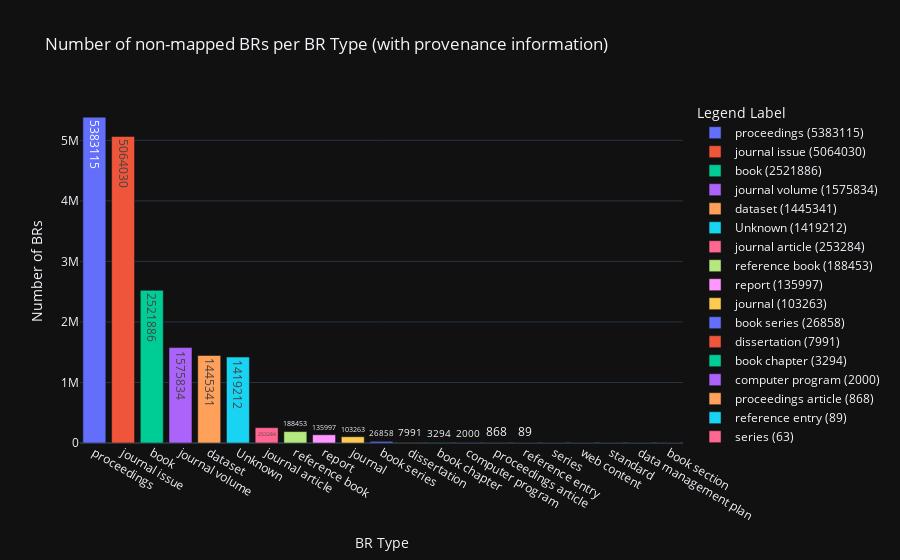

This figure's notebook cell:
### Code cell
import pandas as pd
import plotly.express as px


# Create a DataFrame
df = pd.DataFrame(analysis_results).T
df['omid_only_sum'] = df.apply(lambda row: sum(item.get('omid_only', 0) if isinstance(item, dict) else 0 for item in row), axis=1)
df['other_pids_sum'] = df.apply(lambda row: sum(item.get('other_pids', 0) if isinstance(item, dict) else 0 for item in row), axis=1)
df['Number of BRs'] = df['omid_only_sum'] + df['other_pids_sum']



# Reset the index to have 'br types' as a regular column
df.reset_index(inplace=True)
df.rename(columns={'index': 'BR Type'}, inplace=True)
df['BR Type'].replace('', 'Unknown', inplace=True)  # Replace empty type string with 'Unknown'

# Create a new column for the legend labels
df['Legend Label'] = df['BR Type'] + ' (' + df['Number of BRs'].astype(str) + ')'


# Create the bar chart
fig = px.bar(df, x='BR Type', y='Number of BRs', text='Number of BRs', color='Legend Label',
             # labels={'Number of BRs': 'Number of BRs', 'omid_only_sum': 'Omid Only', 'With other PIDs': 'other_pids_sum'},
             title='Number of non-mapped BRs per BR Type (with provenance information)',
             hover_name='Legend Label',
             hover_data=['omid_only_sum', 'other_pids_sum'],
             # custom_data=df[df.columns[1:13]].fillna('0')
             )

# Customize the layout
fig.update_layout(xaxis_title='BR Type', yaxis_title='Number of BRs')

### Figure 1 — Plotly figure (JSON) as saved in the notebook; plotly's stock layout.template omitted (floating-point values rounded to 4 significant figures)
{"data": [{"alignmentgroup": "True", "customdata": [[5371580, 11535]], "hovertemplate": "<b>%{hovertext}</b><br><br>Legend Label=proceedings (5383115)<br>BR Type=%{x}<br>Number of BRs=%{text}<br>omid_only_sum=%{customdata[0]}<br>other_pids_sum=%{customdata[1]}<extra></extra>", "hovertext": ["proceedings (5383115)"], "legendgroup": "proceedings (5383115)", "marker": {"color": "#636efa", "pattern": {"shape": ""}}, "name": "proceedings (5383115)", "offsetgroup": "proceedings (5383115)", "orientation": "v", "showlegend": true, "text": [5383000.0], "textposition": "auto", "x": ["proceedings"], "xaxis": "x", "y": [5383115], "yaxis": "y", "type": "bar"}, {"alignmentgroup": "True", "customdata": [[4983903, 80127]], "hovertemplate": "<b>%{hovertext}</b><br><br>Legend Label=journal issue (5064030)<br>BR Type=%{x}<br>Number of BRs=%{text}<br>omid_only_sum=%{customdata[0]}<br>other_pids_sum=%{customdata[1]}<extra></extra>", "hovertext": ["journal issue (5064030)"], "legendgroup": "journal issue (5064030)", "marker": {"color": "#EF553B", "pattern": {"shape": ""}}, "name": "journal issue (5064030)", "offsetgroup": "journal issue (5064030)", "orientation": "v", "showlegend": true, "text": [5064000.0], "textposition": "auto", "x": ["journal issue"], "xaxis": "x", "y": [5064030], "yaxis": "y", "type": "bar"}, {"alignmentgroup": "True", "customdata": [[2411651, 110235]], "hovertemplate": "<b>%{hovertext}</b><br><br>Legend Label=book (2521886)<br>BR Type=%{x}<br>Number of BRs=%{text}<br>omid_only_sum=%{customdata[0]}<br>other_pids_sum=%{customdata[1]}<extra></extra>", "hovertext": ["book (2521886)"], "legendgroup": "book (2521886)", "marker": {"color": "#00cc96", "pattern": {"shape": ""}}, "name": "book (2521886)", "offsetgroup": "book (2521886)", "orientation": "v", "showlegend": true, "text": [2522000.0], "textposition": "auto", "x": ["book"], "xaxis": "x", "y": [2521886], "yaxis": "y", "type": "bar"}, {"alignmentgroup": "True", "customdata": [[1575739, 95]], "hovertemplate": "<b>%{hovertext}</b><br><br>Legend Label=journal volume (1575834)<br>BR Type=%{x}<br>Number of BRs=%{text}<br>omid_only_sum=%{customdata[0]}<br>other_pids_sum=%{customdata[1]}<extra></extra>", "hovertext": ["journal volume (1575834)"], "legendgroup": "journal volume (1575834)", "marker": {"color": "#ab63fa", "pattern": {"shape": ""}}, "name": "journal volume (1575834)", "offsetgroup": "journal volume (1575834)", "orientation": "v", "showlegend": true, "text": [1576000.0], "textposition": "auto", "x": ["journal volume"], "xaxis": "x", "y": [1575834], "yaxis": "y", "type": "bar"}, {"alignmentgroup": "True", "customdata": [[0, 1445341]], "hovertemplate": "<b>%{hovertext}</b><br><br>Legend Label=dataset (1445341)<br>BR Type=%{x}<br>Number of BRs=%{text}<br>omid_only_sum=%{customdata[0]}<br>other_pids_sum=%{customdata[1]}<extra></extra>", "hovertext": ["dataset (1445341)"], "legendgroup": "dataset (1445341)", "marker": {"color": "#FFA15A", "pattern": {"shape": ""}}, "name": "dataset (1445341)", "offsetgroup": "dataset (1445341)", "orientation": "v", "showlegend": true, "text": [1445000.0], "textposition": "auto", "x": ["dataset"], "xaxis": "x", "y": [1445341], "yaxis": "y", "type": "bar"}, {"alignmentgroup": "True", "customdata": [[428192, 991020]], "hovertemplate": "<b>%{hovertext}</b><br><br>Legend Label=Unknown (1419212)<br>BR Type=%{x}<br>Number of BRs=%{text}<br>omid_only_sum=%{customdata[0]}<br>other_pids_sum=%{customdata[1]}<extra></extra>", "hovertext": ["Unknown (1419212)"], "legendgroup": "Unknown (1419212)", "marker": {"color": "#19d3f3", "pattern": {"shape": ""}}, "name": "Unknown (1419212)", "offsetgroup": "Unknown (1419212)", "orientation": "v", "showlegend": true, "text": [1419000.0], "textposition": "auto", "x": ["Unknown"], "xaxis": "x", "y": [1419212], "yaxis": "y", "type": "bar"}, {"alignmentgroup": "True", "customdata": [[0, 253284]], "hovertemplate": "<b>%{hovertext}</b><br><br>Legend Label=journal article (253284)<br>BR Type=%{x}<br>Number of BRs=%{text}<br>omid_only_sum=%{customdata[0]}<br>other_pids_sum=%{customdata[1]}<extra></extra>", "hovertext": ["journal article (253284)"], "legendgroup": "journal article (253284)", "marker": {"color": "#FF6692", "pattern": {"shape": ""}}, "name": "journal article (253284)", "offsetgroup": "journal article (253284)", "orientation": "v", "showlegend": true, "text": [253300.0], "textposition": "auto", "x": ["journal article"], "xaxis": "x", "y": [253284], "yaxis": "y", "type": "bar"}, {"alignmentgroup": "True", "customdata": [[188427, 26]], "hovertemplate": "<b>%{hovertext}</b><br><br>Legend Label=reference book (188453)<br>BR Type=%{x}<br>Number of BRs=%{text}<br>omid_only_sum=%{customdata[0]}<br>other_pids_sum=%{customdata[1]}<extra></extra>", "hovertext": ["reference book (188453)"], "legendgroup": "reference book (188453)", "marker": {"color": "#B6E880", "pattern": {"shape": ""}}, "name": "reference book (188453)", "offsetgroup": "reference book (188453)", "orientation": "v", "showlegend": true, "text": [188500.0], "textposition": "auto", "x": ["reference book"], "xaxis": "x", "y": [188453], "yaxis": "y", "type": "bar"}, {"alignmentgroup": "True", "customdata": [[0, 135997]], "hovertemplate": "<b>%{hovertext}</b><br><br>Legend Label=report (135997)<br>BR Type=%{x}<br>Number of BRs=%{text}<br>omid_only_sum=%{customdata[0]}<br>other_pids_sum=%{customdata[1]}<extra></extra>", "hovertext": ["report (135997)"], "legendgroup": "report (135997)", "marker": {"color": "#FF97FF", "pattern": {"shape": ""}}, "name": "report (135997)", "offsetgroup": "report (135997)", "orientation": "v", "showlegend": true, "text": [136000.0], "textposition": "auto", "x": ["report"], "xaxis": "x", "y": [135997], "yaxis": "y", "type": "bar"}, {"alignmentgroup": "True", "customdata": [[101660, 1603]], "hovertemplate": "<b>%{hovertext}</b><br><br>Legend Label=journal (103263)<br>BR Type=%{x}<br>Number of BRs=%{text}<br>omid_only_sum=%{customdata[0]}<br>other_pids_sum=%{customdata[1]}<extra></extra>", "hovertext": ["journal (103263)"], "legendgroup": "journal (103263)", "marker": {"color": "#FECB52", "pattern": {"shape": ""}}, "name": "journal (103263)", "offsetgroup": "journal (103263)", "orientation": "v", "showlegend": true, "text": [103300.0], "textposition": "auto", "x": ["journal"], "xaxis": "x", "y": [103263], "yaxis": "y", "type": "bar"}, {"alignmentgroup": "True", "customdata": [[26685, 173]], "hovertemplate": "<b>%{hovertext}</b><br><br>Legend Label=book series (26858)<br>BR Type=%{x}<br>Number of BRs=%{text}<br>omid_only_sum=%{customdata[0]}<br>other_pids_sum=%{customdata[1]}<extra></extra>", "hovertext": ["book series (26858)"], "legendgroup": "book series (26858)", "marker": {"color": "#636efa", "pattern": {"shape": ""}}, "name": "book series (26858)", "offsetgroup": "book series (26858)", "orientation": "v", "showlegend": true, "text": [26860.0], "textposition": "auto", "x": ["book series"], "xaxis": "x", "y": [26858], "yaxis": "y", "type": "bar"}, {"alignmentgroup": "True", "customdata": [[0, 7991]], "hovertemplate": "<b>%{hovertext}</b><br><br>Legend Label=dissertation (7991)<br>BR Type=%{x}<br>Number of BRs=%{text}<br>omid_only_sum=%{customdata[0]}<br>other_pids_sum=%{customdata[1]}<extra></extra>", "hovertext": ["dissertation (7991)"], "legendgroup": "dissertation (7991)", "marker": {"color": "#EF553B", "pattern": {"shape": ""}}, "name": "dissertation (7991)", "offsetgroup": "dissertation (7991)", "orientation": "v", "showlegend": true, "text": [7991.0], "textposition": "auto", "x": ["dissertation"], "xaxis": "x", "y": [7991], "yaxis": "y", "type": "bar"}, {"alignmentgroup": "True", "customdata": [[0, 3294]], "hovertemplate": "<b>%{hovertext}</b><br><br>Legend Label=book chapter (3294)<br>BR Type=%{x}<br>Number of BRs=%{text}<br>omid_only_sum=%{customdata[0]}<br>other_pids_sum=%{customdata[1]}<extra></extra>", "hovertext": ["book chapter (3294)"], "legendgroup": "book chapter (3294)", "marker": {"color": "#00cc96", "pattern": {"shape": ""}}, "name": "book chapter (3294)", "offsetgroup": "book chapter (3294)", "orientation": "v", "showlegend": true, "text": [3294.0], "textposition": "auto", "x": ["book chapter"], "xaxis": "x", "y": [3294], "yaxis": "y", "type": "bar"}, {"alignmentgroup": "True", "customdata": [[0, 2000]], "hovertemplate": "<b>%{hovertext}</b><br><br>Legend Label=computer program (2000)<br>BR Type=%{x}<br>Number of BRs=%{text}<br>omid_only_sum=%{customdata[0]}<br>other_pids_sum=%{customdata[1]}<extra></extra>", "hovertext": ["computer program (2000)"], "legendgroup": "computer program (2000)", "marker": {"color": "#ab63fa", "pattern": {"shape": ""}}, "name": "computer program (2000)", "offsetgroup": "computer program (2000)", "orientation": "v", "showlegend": true, "text": [2000.0], "textposition": "auto", "x": ["computer program"], "xaxis": "x", "y": [2000], "yaxis": "y", "type": "bar"}, {"alignmentgroup": "True", "customdata": [[0, 868]], "hovertemplate": "<b>%{hovertext}</b><br><br>Legend Label=proceedings article (868)<br>BR Type=%{x}<br>Number of BRs=%{text}<br>omid_only_sum=%{customdata[0]}<br>other_pids_sum=%{customdata[1]}<extra></extra>", "hovertext": ["proceedings article (868)"], "legendgroup": "proceedings article (868)", "marker": {"color": "#FFA15A", "pattern": {"shape": ""}}, "name": "proceedings article (868)", "offsetgroup": "proceedings article (868)", "orientation": "v", "showlegend": true, "text": [868.0], "textposition": "auto", "x": ["proceedings article"], "xaxis": "x", "y": [868], "yaxis": "y", "type": "bar"}, {"alignmentgroup": "True", "customdata": [[0, 89]], "hovertemplate": "<b>%{hovertext}</b><br><br>Legend Label=reference entry (89)<br>BR Type=%{x}<br>Number of BRs=%{text}<br>omid_only_sum=%{customdata[0]}<br>other_pids_sum=%{customdata[1]}<extra></extra>", "hovertext": ["reference entry (89)"], "legendgroup": "reference entry (89)", "marker": {"color": "#19d3f3", "pattern": {"shape": ""}}, "name": "reference entry (89)", "offsetgroup": "reference entry (89)", "orientation": "v", "showlegend": true, "text": [89.0], "textposition": "auto", "x": ["reference entry"], "xaxis": "x", "y": [89], "yaxis": "y", "type": "bar"}, {"alignmentgroup": "True", "customdata": [[38, 25]], "hovertemplate": "<b>%{hovertext}</b><br><br>Legend Label=series (63)<br>BR Type=%{x}<br>Number of BRs=%{text}<br>omid_only_sum=%{customdata[0]}<br>other_pids_sum=%{customdata[1]}<extra></extra>", "hovertext": ["series (63)"], "legendgroup": "series (63)", "marker": {"color": "#FF6692", "pattern": {"shape": ""}}, "name": "series (63)", "offsetgroup": "series (63)", "orientation": "v", "showlegend": true, "text": [63.0], "textposition": "auto", "x": ["series"], "xaxis": "x", "y": [63], "yaxis": "y", "type": "bar"}, {"alignmentgroup": "True", "customdata": [[0, 29]], "hovertemplate": "<b>%{hovertext}</b><br><br>Legend Label=web content (29)<br>BR Type=%{x}<br>Number of BRs=%{text}<br>omid_only_sum=%{customdata[0]}<br>other_pids_sum=%{customdata[1]}<extra></extra>", "hovertext": ["web content (29)"], "legendgroup": "web content (29)", "marker": {"color": "#B6E880", "pattern": {"shape": ""}}, "name": "web content (29)", "offsetgroup": "web content (29)", "orientation": "v", "showlegend": true, "text": [29.0], "textposition": "auto", "x": ["web content"], "xaxis": "x", "y": [29], "yaxis": "y", "type": "bar"}, {"alignmentgroup": "True", "customdata": [[0, 4]], "hovertemplate": "<b>%{hovertext}</b><br><br>Legend Label=standard (4)<br>BR Type=%{x}<br>Number of BRs=%{text}<br>omid_only_sum=%{customdata[0]}<br>other_pids_sum=%{customdata[1]}<extra></extra>", "hovertext": ["standard (4)"], "legendgroup": "standard (4)", "marker": {"color": "#FF97FF", "pattern": {"shape": ""}}, "name": "standard (4)", "offsetgroup": "standard (4)", "orientation": "v", "showlegend": true, "text": [4.0], "textposition": "auto", "x": ["standard"], "xaxis": "x", "y": [4], "yaxis": "y", "type": "bar"}, {"alignmentgroup": "True", "customdata": [[0, 4]], "hovertemplate": "<b>%{hovertext}</b><br><br>Legend Label=data management plan (4)<br>BR Type=%{x}<br>Number of BRs=%{text}<br>omid_only_sum=%{customdata[0]}<br>other_pids_sum=%{customdata[1]}<extra></extra>", "hovertext": ["data management plan (4)"], "legendgroup": "data management plan (4)", "marker": {"color": "#FECB52", "pattern": {"shape": ""}}, "name": "data management plan (4)", "offsetgroup": "data management plan (4)", "orientation": "v", "showlegend": true, "text": [4.0], "textposition": "auto", "x": ["data management plan"], "xaxis": "x", "y": [4], "yaxis": "y", "type": "bar"}, {"alignmentgroup": "True", "customdata": [[0, 3]], "hovertemplate": "<b>%{hovertext}</b><br><br>Legend Label=book section (3)<br>BR Type=%{x}<br>Number of BRs=%{text}<br>omid_only_sum=%{customdata[0]}<br>other_pids_sum=%{customdata[1]}<extra></extra>", "hovertext": ["book section (3)"], "legendgroup": "book section (3)", "marker": {"color": "#636efa", "pattern": {"shape": ""}}, "name": "book section (3)", "offsetgroup": "book section (3)", "orientation": "v", "showlegend": true, "text": [3.0], "textposition": "auto", "x": ["book section"], "xaxis": "x", "y": [3], "yaxis": "y", "type": "bar"}], "layout": {"xaxis": {"anchor": "y", "domain": [0.0, 1.0], "title": {"text": "BR Type"}}, "yaxis": {"anchor": "x", "domain": [0.0, 1.0], "title": {"text": "Number of BRs"}}, "legend": {"title": {"text": "Legend Label"}, "tracegroupgap": 0}, "title": {"text": "Number of non-mapped BRs per BR Type (with provenance information)"}, "barmode": "relative"}}
